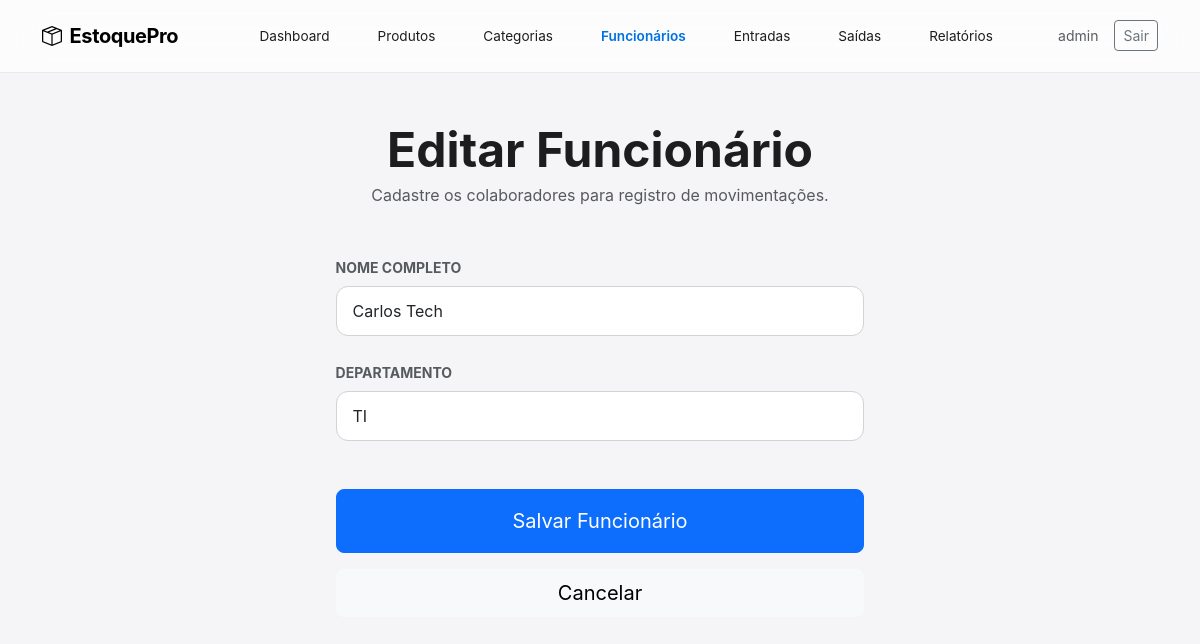
/funcionarios/editar/1 (signed in), run on the app's committed database.
### app/models.py (models this page shows, shortened)
class User(UserMixin, db.Model):
    id = db.Column(db.Integer, primary_key=True)
    username = db.Column(db.String(64), unique=True, nullable=False)
    password_hash = db.Column(db.String(128))

class Funcionario(db.Model):
    id = db.Column(db.Integer, primary_key=True)
    nome = db.Column(db.String(128), nullable=False)
    departamento = db.Column(db.String(64))
    movimentacoes = db.relationship('Movimentacao', backref='funcionario', lazy='dynamic')

### app/routes/funcionarios.py (the view)
@funcionarios_bp.route('/editar/<int:id>', methods=['GET', 'POST'])
@login_required
def editar(id):
    funcionario = Funcionario.query.get_or_404(id)
    if request.method == 'POST':
        funcionario.nome = request.form.get('nome')
        funcionario.departamento = request.form.get('departamento')
        db.session.commit()
        flash('Funcionário atualizado com sucesso!')
        return redirect(url_for('funcionarios.listar'))
    return render_template('funcionarios/form.html', funcionario=funcionario)

### app/models.py (called while the page is built)
@login_manager.user_loader
def load_user(id):
    return User.query.get(int(id))

### app/templates/funcionarios/form.html
{% extends "base.html" %}
{% block content %}
<div class="row justify-content-center animate-up">
    <div class="col-lg-6">
        <div class="mb-5 text-center">
            <h1 class="display-5 fw-bold mb-1">{{ 'Editar Funcionário' if funcionario else 'Novo Funcionário' }}</h1>
            <p class="text-muted">Cadastre os colaboradores para registro de movimentações.</p>
        </div>
        <div class="bento-item">
            <form method="POST">
                <div class="mb-4">
                    <label class="form-label small fw-bold text-muted">NOME COMPLETO</label>
                    <input type="text" name="nome" class="form-control" value="{{ funcionario.nome if funcionario else '' }}" placeholder="Ex: João da Silva" required>
                </div>
                <div class="mb-5">
                    <label class="form-label small fw-bold text-muted">DEPARTAMENTO</label>
                    <input type="text" name="departamento" class="form-control" value="{{ funcionario.departamento if funcionario else '' }}" placeholder="Ex: Manutenção">
                </div>
                <div class="d-grid gap-3">
                    <button type="submit" class="btn btn-primary btn-lg py-3">Salvar Funcionário</button>
                    <a href="{{ url_for('funcionarios.listar') }}" class="btn btn-light btn-lg">Cancelar</a>
                </div>
            </form>
        </div>
    </div>
</div>
{% endblock %}

### app/templates/base.html (shortened to what this page needs)
<!DOCTYPE html>
<html lang="pt-br">
<head>
    <link href="https://cdn.jsdelivr.net/npm/bootstrap@5.3.0/dist/css/bootstrap.min.css" rel="stylesheet">
    <link rel="stylesheet" href="https://cdn.jsdelivr.net/npm/bootstrap-icons@1.11.0/font/bootstrap-icons.css">
    <link rel="stylesheet" href="https://cdn.jsdelivr.net/npm/gridstack@10.3.1/dist/gridstack.min.css" />
    <link rel="stylesheet" href="{{ url_for('static', filename='css/style.css') }}">
</head>
<body>
    <nav class="navbar navbar-expand-lg sticky-top">
        <div class="container">
            <a class="navbar-brand fw-bold" href="{{ url_for('dashboard.index') }}">
                <i class="bi bi-box-seam me-2"></i>EstoquePro
            </a>
            <div class="collapse navbar-collapse" id="navbarNav">
                <ul class="navbar-nav mx-auto">
                    <li class="nav-item">
                        <a class="nav-link {{ 'active' if request.endpoint == 'dashboard.index' }}" href="{{ url_for('dashboard.index') }}">Dashboard</a>
                    </li>
                    <li class="nav-item">
                        <a class="nav-link {{ 'active' if 'produtos' in request.endpoint }}" href="{{ url_for('produtos.listar') }}">Produtos</a>
                    </li>
                    <li class="nav-item">
                        <a class="nav-link {{ 'active' if 'categorias' in request.endpoint }}" href="{{ url_for('categorias.listar') }}">Categorias</a>
                    </li>
                    <li class="nav-item">
                        <a class="nav-link {{ 'active' if 'funcionarios' in request.endpoint }}" href="{{ url_for('funcionarios.listar') }}">Funcionários</a>
                    </li>
                    <li class="nav-item">
                        <a class="nav-link {{ 'active' if 'listar_entradas' in request.endpoint }}" href="{{ url_for('movimentacoes.listar_entradas') }}">Entradas</a>
                    </li>
                    <li class="nav-item">
                        <a class="nav-link {{ 'active' if 'listar_saidas' in request.endpoint }}" href="{{ url_for('movimentacoes.listar_saidas') }}">Saídas</a>
                    </li>
                    <li class="nav-item">
                        <a class="nav-link {{ 'active' if 'relatorios' in request.endpoint }}" href="{{ url_for('relatorios.index') }}">Relatórios</a>
                    </li>
                </ul>
                <div class="d-flex align-items-center">
                    <span class="text-muted me-3 small">{{ current_user.username }}</span>
                    <a href="{{ url_for('auth.logout') }}" class="btn btn-outline-secondary btn-sm">Sair</a>
                </div>
            </div>
        </div>
    </nav>
    <div class="container-fluid px-md-5 py-5">
        <div class="max-width-container mx-auto">
        {% block content %}{% endblock %}
    </div>
</body>
</html>

### app/static/css/style.css (style rules this page uses)
:root { --apple-bg: #f5f5f7; --apple-nav: rgba(255, 255, 255, 0.72); --pastel-blue: #e3f2fd; --pastel-green: #e8f5e9; --pastel-yellow: #fff9c4; --pastel-red: #ffebee; --text-main: #1d1d1f; --text-muted: #86868b; --accent: #0071e3; --card-shadow: 0 8px 30px rgba(0,0,0,0.04); }
body { font-family: -apple-system, BlinkMacSystemFont, "SF Pro Text", "SF Pro Display", "Helvetica Neue", Arial, sans-serif; background-color: var(--apple-bg); color: var(--text-main); -webkit-font-smoothing: antialiased; overflow-x: hidden; }
.animate-up { animation: fadeInUp 0.6s cubic-bezier(0.23, 1, 0.32, 1) forwards; }
.max-width-container { max-width: 1800px; width: 95%; margin-left: auto; margin-right: auto; }
@media (max-width: 1400px) { .max-width-container { width: 98%; } }
.navbar { background-color: var(--apple-nav); backdrop-filter: saturate(180%) blur(20px); -webkit-backdrop-filter: saturate(180%) blur(20px); border-bottom: 1px solid rgba(0,0,0,0.08); padding: 1rem 0; transition: all 0.3s ease; }
.navbar-brand { font-size: 1.25rem; letter-spacing: -0.02em; }
.nav-link { color: var(--text-main) !important; font-size: 0.85rem; font-weight: 400; padding: 0.5rem 1.5rem !important; transition: all 0.2s ease; border-radius: 8px; }
.nav-link.active { font-weight: 600; color: var(--accent) !important; }
.form-control { border-radius: 12px; border: 1px solid #d2d2d7; padding: 12px 16px; font-size: 1rem; transition: all 0.2s; }

### data on the page
User: username "admin"
Funcionario: nome "Carlos Tech", departamento "TI"

### other printed values
{{ 'Editar Funcionário' if funcionario else 'Novo Funcionário' }} "Editar Funcionário"
